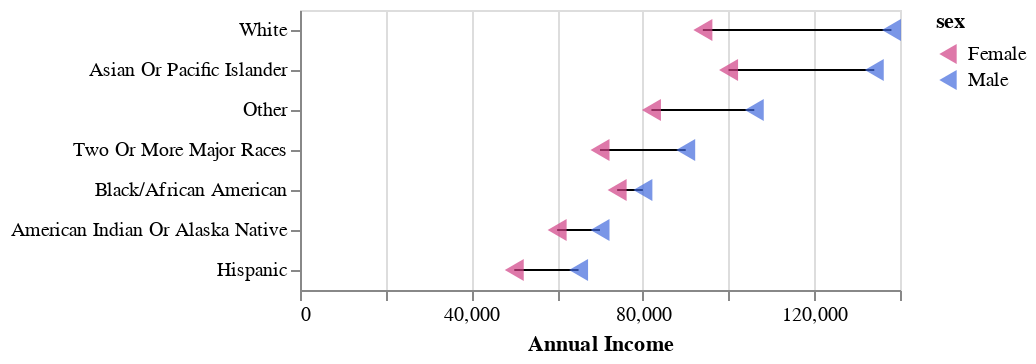

Notebook code cell kept with this figure:
### Markdown cell above
### 75th percentile

### Code cell
# Create points for every 25th percentile


p75_avg_by_race_23_point = alt.Chart(quants_avg_by_race_23_all).mark_point(
    filled=True, size =120, shape = 'triangle-left').encode(
        y=alt.Y("race_ethnc_gen:N", sort=race_order),
        x=alt.X("p75:Q", title="Annual Income"),
        color = alt.Color("sex:N").scale(
            domain=['Female', 'Male'],
            range=[color_fem, color_male]
        ),
        shape = alt.Shape().legend(title="Average Salary"),
          tooltip= [
      { "field": "sex", "type": "nominal", "title": "Sex" },
      { "field": "race_ethnc_gen", "type": "nominal", "title": "Race/Ethnicity" },
      { "field": "p25", "type": "quantitative", "title": "25th Percentile Annual Income", "format": "$,.0f" },
      { "field": "avg", "type": "quantitative", "title": "Average Annual Income", "format": "$,.0f" },
      { "field": "p75", "type": "quantitative", "title": "75th Percentile Annual Income", "format": "$,.0f" },
    ]
    )

### Figure 1 — Vega-Lite specification as saved in the notebook (floating-point values rounded to 4 significant figures)
{"config": {"view": {"continuousWidth": 300, "continuousHeight": 300}}, "layer": [{"mark": {"type": "rule"}, "encoding": {"x": {"aggregate": "min", "field": "p75", "type": "quantitative"}, "x2": {"aggregate": "max", "field": "p75"}, "y": {"field": "race_ethnc_gen", "sort": ["White", "Asian Or Pacific Islander", "Other", "Two Or More Major Races", "Black/African American", "American Indian Or Alaska Native", "Hispanic"], "title": null, "type": "nominal"}}}, {"mark": {"type": "point", "filled": true, "shape": "triangle-left", "size": 120}, "encoding": {"color": {"field": "sex", "scale": {"domain": ["Female", "Male"], "range": ["#D03E84", "#4269DD"]}, "type": "nominal"}, "shape": {"legend": {"title": "Average Salary"}}, "tooltip": [{"field": "sex", "title": "Sex", "type": "nominal"}, {"field": "race_ethnc_gen", "title": "Race/Ethnicity", "type": "nominal"}, {"field": "p25", "format": "$,.0f", "title": "25th Percentile Annual Income", "type": "quantitative"}, {"field": "avg", "format": "$,.0f", "title": "Average Annual Income", "type": "quantitative"}, {"field": "p75", "format": "$,.0f", "title": "75th Percentile Annual Income", "type": "quantitative"}], "x": {"field": "p75", "title": "Annual Income", "type": "quantitative"}, "y": {"field": "race_ethnc_gen", "sort": ["White", "Asian Or Pacific Islander", "Other", "Two Or More Major Races", "Black/African American", "American Indian Or Alaska Native", "Hispanic"], "type": "nominal"}}}], "data": {"name": "data-70f23bc0859b6b29f58dab95ff866e4a"}, "$schema": "https://vega.github.io/schema/vega-lite/v6.1.0.json", "datasets": {"data-70f23bc0859b6b29f58dab95ff866e4a": [{"race_ethnc_gen": "American Indian Or Alaska Native", "sex": "Female", "avg": 45060.0, "p25": 18000.0, "p75": 60000.0}, {"race_ethnc_gen": "Hispanic", "sex": "Male", "avg": 52100.0, "p25": 25000.0, "p75": 65000.0}, {"race_ethnc_gen": "Asian Or Pacific Islander", "sex": "Male", "avg": 102200.0, "p25": 35000.0, "p75": 134000.0}, {"race_ethnc_gen": "Black/African American", "sex": "Female", "avg": 56090.0, "p25": 22000.0, "p75": 74000.0}, {"race_ethnc_gen": "Hispanic", "sex": "Female", "avg": 41520.0, "p25": 19200.0, "p75": 50000.0}, {"race_ethnc_gen": "American Indian Or Alaska Native", "sex": "Male", "avg": 55500.0, "p25": 25000.0, "p75": 70000.0}, {"race_ethnc_gen": "Black/African American", "sex": "Male", "avg": 63290.0, "p25": 25000.0, "p75": 80000.0}, {"race_ethnc_gen": "Other", "sex": "Female", "avg": 64130.0, "p25": 22900.0, "p75": 82000.0}, {"race_ethnc_gen": "White", "sex": "Male", "avg": 112700.0, "p25": 40000.0, "p75": 138000.0}, {"race_ethnc_gen": "Two Or More Major Races", "sex": "Male", "avg": 74980.0, "p25": 28000.0, "p75": 90000.0}, {"race_ethnc_gen": "White", "sex": "Female", "avg": 73900.0, "p25": 26400.0, "p75": 94000.0}, {"race_ethnc_gen": "Two Or More Major Races", "sex": "Female", "avg": 55800.0, "p25": 20000.0, "p75": 70000.0}, {"race_ethnc_gen": "Asian Or Pacific Islander", "sex": "Female", "avg": 77270.0, "p25": 25000.0, "p75": 100000.0}, {"race_ethnc_gen": "Other", "sex": "Male", "avg": 93800.0, "p25": 33800.0, "p75": 106000.0}]}}
